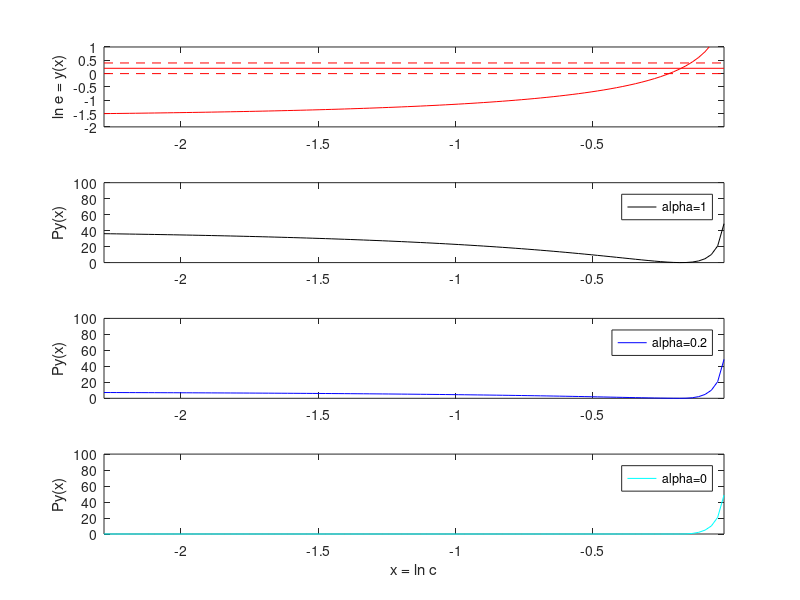
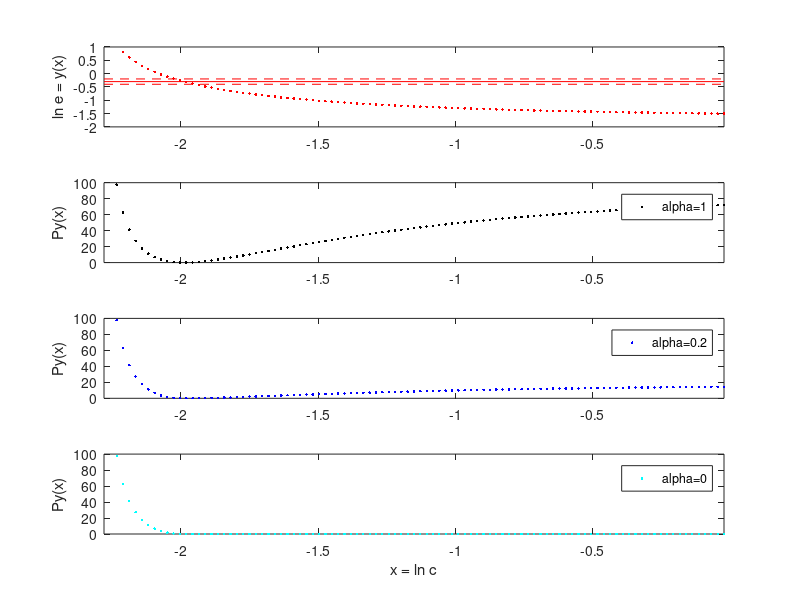
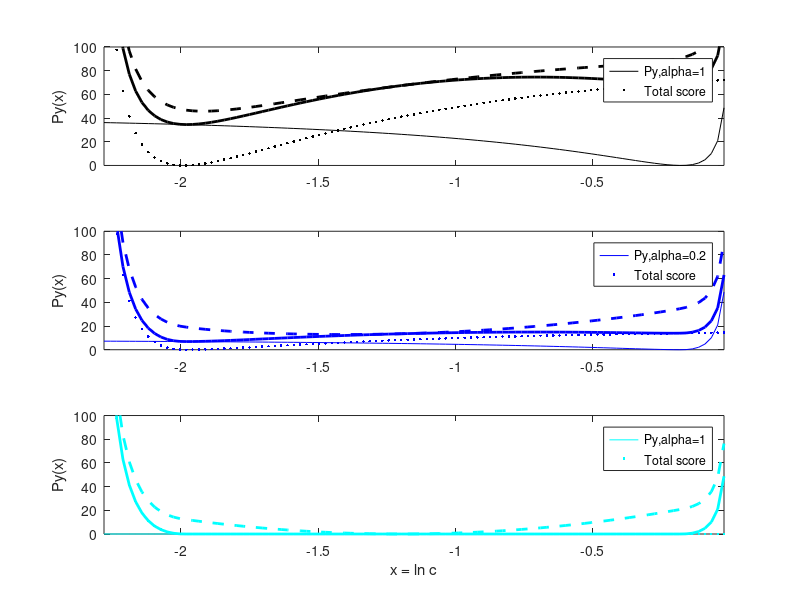

These charts were generated, in order, by the following MATLAB code:
% Generate Figure 2 from "Model balancing: a search for in-vivo kinetic constants and consistent metabolic states", Liebermeister and Noor

v = 1;
s = 1;
p = 0.1;
keq1 = 1;
keq2 = 1;
kcat1 = 5;
kcat2 = 1;

a = 10.^[-0.99:0.01:-0.01];
theta1 = log(keq1) - log(a/s);
theta2 = log(keq2) - log(p./a);

x  = log(a);
y1 = log( v./(kcat1 * (1-exp(-theta1))));
y2 = log( v./(kcat1 * (1-exp(-theta2))));

y1_data  = 0.2;
y1_sigma = 0.2;

y2_data  = -0.3;
y2_sigma = 0.1;

y1_score = 0.5 * (y1-y1_data).^2/y1_sigma^2;
y2_score = 0.5 * (y2-y2_data).^2/y2_sigma^2;

y1_score_convex = y1_score .* double(y1>y1_data);
y2_score_convex = y2_score .* double(y2>y2_data);
alpha = 0.2;
y1_score_alpha  = 0.2 * y1_score + 0.8 * y1_score_convex;
y2_score_alpha  = 0.2 * y2_score + 0.8 * y2_score_convex;

rest = 20*(x-(-1.2)).^2;

figure(1); clf;
subplot(4,1,1); plot(x,y1,'r'); axis([min(x), max(x), -2,1]); hold on;
plot([min(x),max(x)],y1_data*[1,1],'r-');
plot([min(x),max(x)],[y1_data+y1_sigma]*[1,1],'r--');
plot([min(x),max(x)],[y1_data-y1_sigma]*[1,1],'r--');
ylabel('ln e = y(x)')
subplot(4,1,2); plot(x,y1_score,'k');axis([min(x), max(x), 0,100]); legend('alpha=1');
ylabel('Py(x)')
subplot(4,1,3); plot(x,y1_score_alpha,'b');axis([min(x), max(x), 0,100]); legend('alpha=0.2');
ylabel('Py(x)')
subplot(4,1,4); plot(x,y1_score_convex,'c'); axis([min(x), max(x), 0,100]); legend('alpha=0');
ylabel('Py(x)')
xlabel('x = ln c');

figure(2); clf;
subplot(4,1,1); plot(x,y2,'r.'); axis([min(x), max(x), -2,1]);  hold on;
plot([min(x),max(x)],y2_data*[1,1],'r-');
plot([min(x),max(x)],[y2_data+y2_sigma]*[1,1],'r--');
plot([min(x),max(x)],[y2_data-y2_sigma]*[1,1],'r--');
ylabel('ln e = y(x)')
subplot(4,1,2); plot(x,y2_score,'k.');axis([min(x), max(x), 0,100]); legend('alpha=1');
ylabel('Py(x)')
subplot(4,1,3); plot(x,y2_score_alpha,'b.');axis([min(x), max(x), 0,100]); legend('alpha=0.2');
ylabel('Py(x)')
subplot(4,1,4); plot(x,y2_score_convex,'c.'); axis([min(x), max(x), 0,100]); legend('alpha=0');
ylabel('Py(x)')
xlabel('x = ln c');

figure(3); clf;

subplot(3,1,1); 
plot(x,y1_score,'k-');hold on; 
plot(x,y2_score,'k.');        
plot(x,y1_score+y2_score,'k','Linewidth',2);        
plot(x,y1_score+y2_score+rest,'k--','Linewidth',2);        
axis([min(x), max(x), 0,100]); legend('Py,alpha=1','Total score');
ylabel('Py(x)')

subplot(3,1,2); 
plot(x,y1_score_alpha,'b-');hold on; 
plot(x,y2_score_alpha,'b.');  
plot(x,y1_score_alpha+y2_score_alpha,'b','Linewidth',2);  
plot(x,y1_score_alpha+y2_score_alpha+rest,'b--','Linewidth',2);  
axis([min(x), max(x), 0,100]); legend('Py,alpha=0.2','Total score');
ylabel('Py(x)')

subplot(3,1,3); 
plot(x,y1_score_convex,'c-');hold on; 
plot(x,y2_score_convex,'c.'); 
plot(x,y1_score_convex+y2_score_convex,'c','Linewidth',2); 
plot(x,y1_score_convex+y2_score_convex+rest,'c--','Linewidth',2); 
axis([min(x), max(x), 0,100]); legend('Py,alpha=1','Total score');
ylabel('Py(x)')
xlabel('x = ln c');
